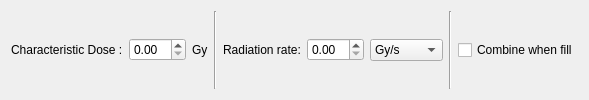
          <widget class="QWidget" name="fillingWidget" native="true">
           <layout class="QHBoxLayout" name="horizontalLayout_13">
            <item>
             <widget class="QLabel" name="label_20">
              <property name="text">
               <string>Characteristic Dose :</string>
              </property>
             </widget>
            </item>
            <item>
             <widget class="QDoubleSpinBox" name="D0">
              <property name="layoutDirection">
               <enum>Qt::LayoutDirection::LeftToRight</enum>
              </property>
             </widget>
            </item>
            <item>
             <widget class="QLabel" name="label_21">
              <property name="text">
               <string>Gy</string>
              </property>
             </widget>
            </item>
            <item>
             <widget class="Line" name="line_5">
              <property name="orientation">
               <enum>Qt::Orientation::Vertical</enum>
              </property>
             </widget>
            </item>
            <item>
             <widget class="QLabel" name="label_22">
              <property name="text">
               <string>Radiation rate:</string>
              </property>
             </widget>
            </item>
            <item>
             <widget class="QDoubleSpinBox" name="d_dot">
              <property name="layoutDirection">
               <enum>Qt::LayoutDirection::LeftToRight</enum>
              </property>
             </widget>
            </item>
            <item>
             <widget class="QComboBox" name="dd_unit">
              <item>
               <property name="text">
                <string>Gy/s</string>
               </property>
              </item>
              <item>
               <property name="text">
                <string>Gy/min</string>
               </property>
              </item>
              <item>
               <property name="text">
                <string>Gy/hour</string>
               </property>
              </item>
              <item>
               <property name="text">
                <string>Gy/day</string>
               </property>
              </item>
              <item>
               <property name="text">
                <string>Gy/year</string>
               </property>
              </item>
              <item>
               <property name="text">
                <string>Gy/Ka</string>
               </property>
              </item>
              <item>
               <property name="text">
                <string>Gy/Ma</string>
               </property>
              </item>
             </widget>
            </item>
            <item>
             <widget class="Line" name="line_44">
              <property name="orientation">
               <enum>Qt::Orientation::Vertical</enum>
              </property>
             </widget>
            </item>
            <item>
             <widget class="QCheckBox" name="combine_when_fill">
              <property name="text">
               <string>Combine when fill</string>
              </property>
             </widget>
            </item>
           </layout>
          </widget>
